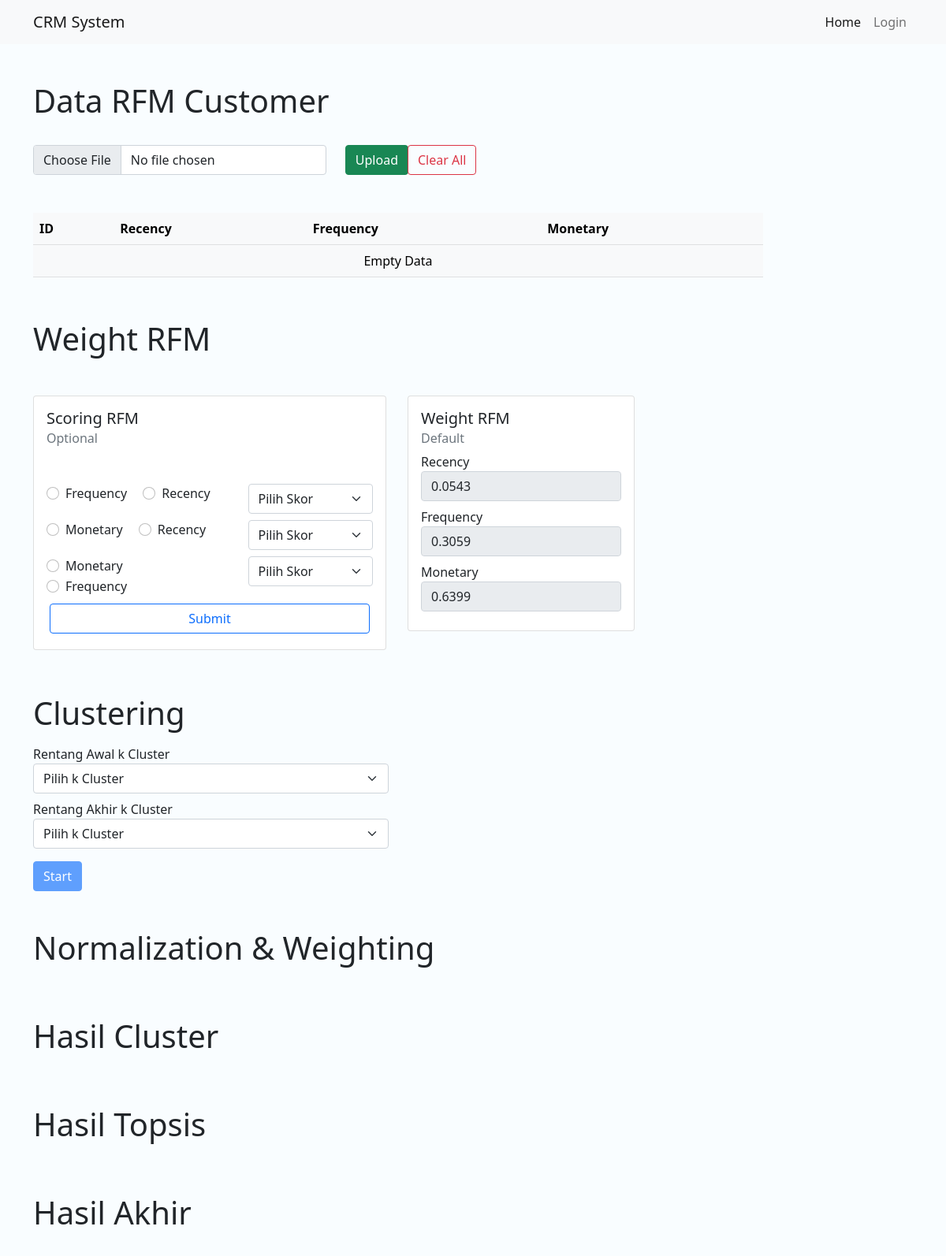
Before: /clustering/general-rfm with the older database file.
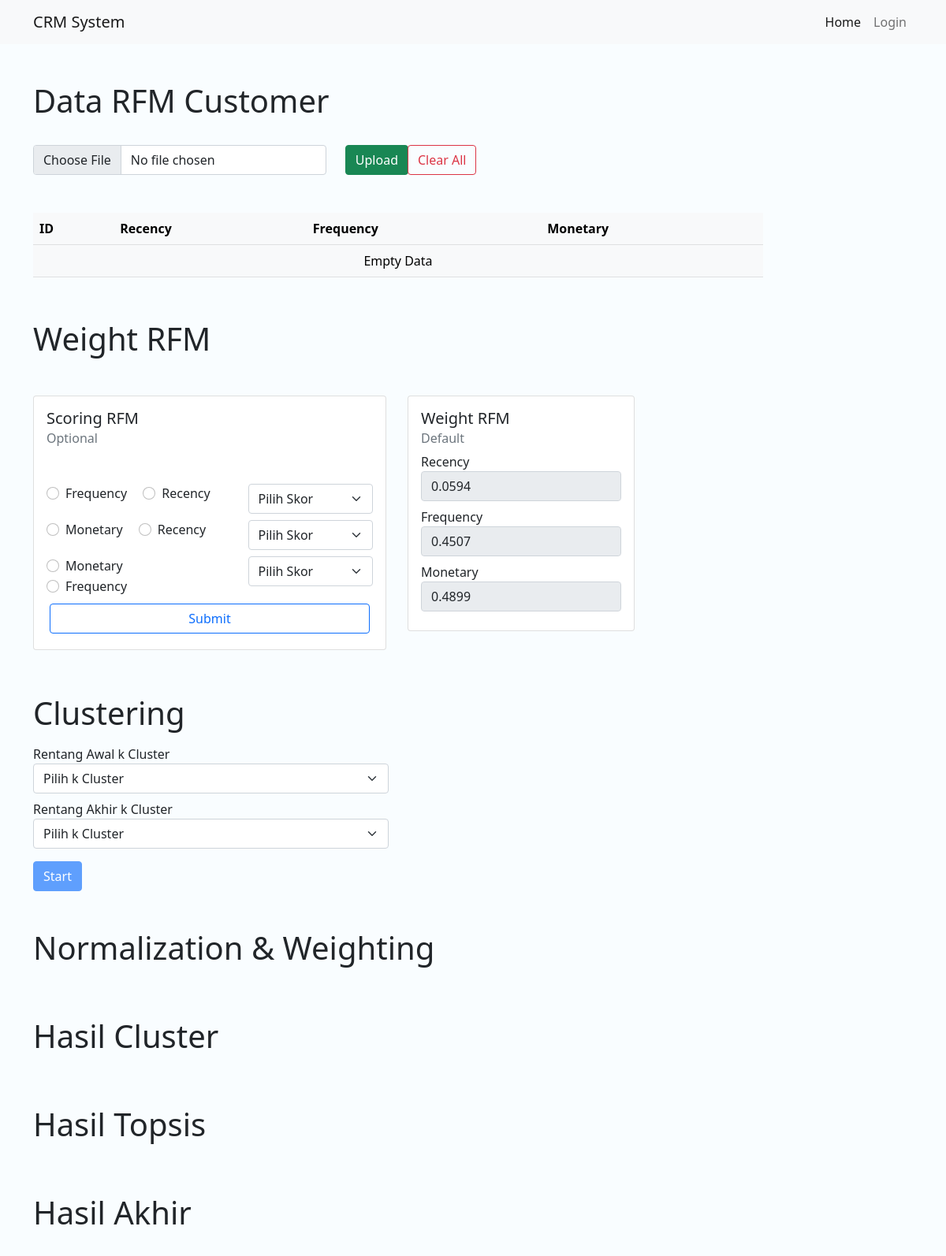
After: the same page with the newer database file.
### clustering/models.py (models this page shows)
class WeightRFM(models.Model):
    id = models.AutoField(primary_key=True)
    id_company = models.IntegerField(default=None, blank=True, null=True)
    w_recency = models.FloatField()
    w_frequency = models.FloatField()
    w_monetary = models.FloatField()
    score_input = models.TextField(default=None, blank=True, null=True)

### clustering/views/clustering.py (the view, shortened to what this page needs)
# urls.py: path('general-rfm', views.general_rfm, name = "general-rfm"),
def general_rfm(request):
    request.session['weight_rfm'] = WeightRFM.objects.filter(id = 1).values()[0 ]
    context = {
        'weight_rfm' : request.session['weight_rfm'] if request.session.has_key('weight_rfm') else False
    }
    context['data_customers'] = request.session['data_customers'] if request.session.has_key("data_customers") else False
    return render(request,'clustering/general_rfm.html', context)

### clustering/templates/clustering/general_rfm.html (shortened to what the changed rows need)
{% load static %}
{% load index %}
<!DOCTYPE html>
<html lang="en">
<head>
    <link href="https://cdn.jsdelivr.net/npm/bootstrap@5.1.3/dist/css/bootstrap.min.css" rel="stylesheet"
>
    <link rel="stylesheet" href="https://cdn.datatables.net/1.11.3/css/dataTables.bootstrap4.min.css">
</head>
<body style="background-color: rgb(249, 253, 255);">
    <section>
        <div class="container mb-5">
            <div class="row">
                <div class="col-md-10">
                    <div class="row mt-5">
                        <h1>Data RFM Customer</h1>
                    </div>
                    <table class="table table-light table-hover" id="table-customer">
                        <thead>
                            <tr>
                                <th>ID</th>
                                <th>Recency</th>
                                <th>Frequency</th>
                                <th>Monetary</th>
                            </tr>
                        </thead>
                    </table>
                </div>
            </div>
            <div class="row mt-5">
                <h1 class="mb-5">Weight RFM</h1>
                <div class="col-md-5 justify-content-end">
                    <div class="card pl-5" style="width: 18rem;">
                        <div class="card-body">
                            {% if weight_rfm %}
                            <div class="form-inline">
                                <div class="form-group mb-2">
                                    <label for="drecency">Recency</label>
                                    <input type="text" class="form-control" name="drecency" id="drecency"
                                        value="{{ weight_rfm.w_recency|floatformat:4 }}" disabled>
                                </div>
                                <div class="form-group mb-2">
                                    <label for="dfrequency">Frequency</label>
                                    <input type="text" class="form-control" name="dfrequency" id="dfrequency"
                                        value="{{ weight_rfm.w_frequency|floatformat:4 }}" disabled>
                                </div>
                                <div class="form-group mb-2">
                                    <label for="dmonetary">Monetary</label>
                                    <input type="text" class="form-control" name="dmonetary" id="dmonetary"
                                        value="{{ weight_rfm.w_monetary|floatformat:4 }}" disabled>
                                </div>
                            </div>
                            {% endif %}
                        </div>
                    </div>
                </div>
            </div>
            <div class="row mt-5">
                <div class="col-md-6">
                    <h1 class="mt-2 mb-3">Clustering</h1>
                </div>
            </div>
            <div class="row mt-5">
                <h1 class="mb-3">Normalization & Weighting</h1>
            </div>
            <div class="row mt-5">
                <h1 class="mb-3">Hasil Cluster</h1>
            </div>
            <div class="row mt-5">
                <h1 class="mb-3">Hasil Topsis</h1>
            </div>
            <div class="row mt-5">
                <h1 class="mb-3">Hasil Akhir</h1>
            </div>
        </div>
    </section>
</body>
</html>

Changed rows visible on the page:
changed WeightRFM: drecency "0.0543" → "0.0594"; dfrequency "0.3059" → "0.4507"; dmonetary "0.6399" → "0.4899"
